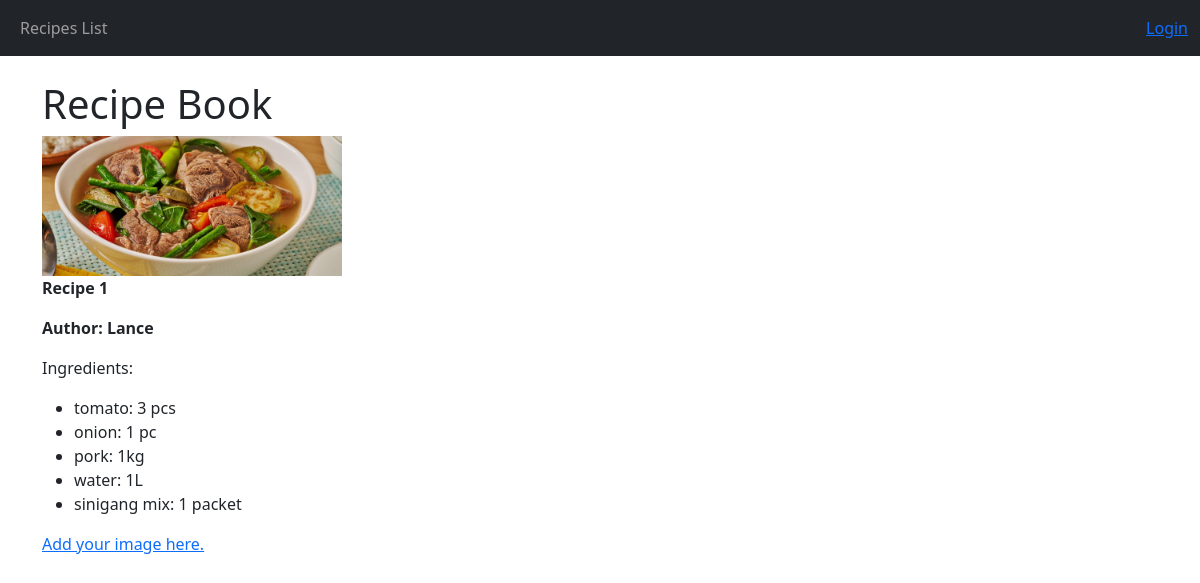
Page /recipe/1/ on the committed database.
### ledger/models.py (models this page shows, shortened)
class RecipeImage(models.Model):
    image = models.ImageField(upload_to="images/", blank=False,
                              null=False)
    description = models.TextField(max_length=255)
    recipe = models.ForeignKey(Recipe, on_delete=models.CASCADE,
                               related_name="images")

class Recipe(models.Model):
    recipe_name = models.CharField(max_length=255, default="")
    recipe_author = models.CharField(max_length=255, default="")
    CreatedOn = models.DateField(auto_now_add=True)
    UpdatedOn = models.DateField(auto_now=True)

class RecipeIngredient(models.Model):
    ingredient = models.ForeignKey(Ingredient, on_delete=models.CASCADE,
                                   related_name="ingredients")
    recipe = models.ForeignKey(Recipe, on_delete=models.CASCADE,
                               related_name="recipe")
    quantity = models.CharField(max_length=100)

class Ingredient(models.Model):
    ingredient_name = models.CharField(max_length=255, default="")

### ledger/views.py (the view)
# urls.py: path("recipe/<int:recipe_id>/", views.recipe_ingredients,
def recipe_ingredients(request, recipe_id):
    recipe = Recipe.objects.filter(id=recipe_id).first()
    return render(request, "recipe_ingredients.html",
                  {"recipe": recipe})

### ledger/templates/recipe_ingredients.html
{% extends 'base_template.html' %}
{% block body_content %}
    <div class="container mt-4">
        <h1>Recipe Book</h1>
        <div>
            {% for image in recipe.images.all %}
            <img src="{{ image.image.url }}" alt="{{ image.description }}" style="max-width: 300px;">
            {% endfor %}
        </div>
        <p><Strong>Recipe {{ recipe.id }}</Strong></h2>
        <p><Strong>Author: {{ recipe.recipe_author }}</Strong></p>
        <p>Ingredients:</p>
        <ul>
            {% for recipeingredient in recipe.recipe.all %}
            <li>{{ recipeingredient.ingredient.ingredient_name }}: {{ recipeingredient.quantity }}</li>
            {% endfor %}
        </ul>
        <p><a href="{% url 'add_image' recipe.id %}">Add your image here.</a></p>
    </div>
{% endblock %}

### rows in the picture
RecipeImage: image (picture)
Recipe: id "1", recipe_author "Lance"
RecipeIngredient: ingredient.ingredient_name "tomato", quantity "3 pcs"
RecipeIngredient: ingredient.ingredient_name "onion", quantity "1 pc"
RecipeIngredient: ingredient.ingredient_name "pork", quantity "1kg"
RecipeIngredient: ingredient.ingredient_name "water", quantity "1L"
RecipeIngredient: ingredient.ingredient_name "sinigang mix", quantity "1 packet"
